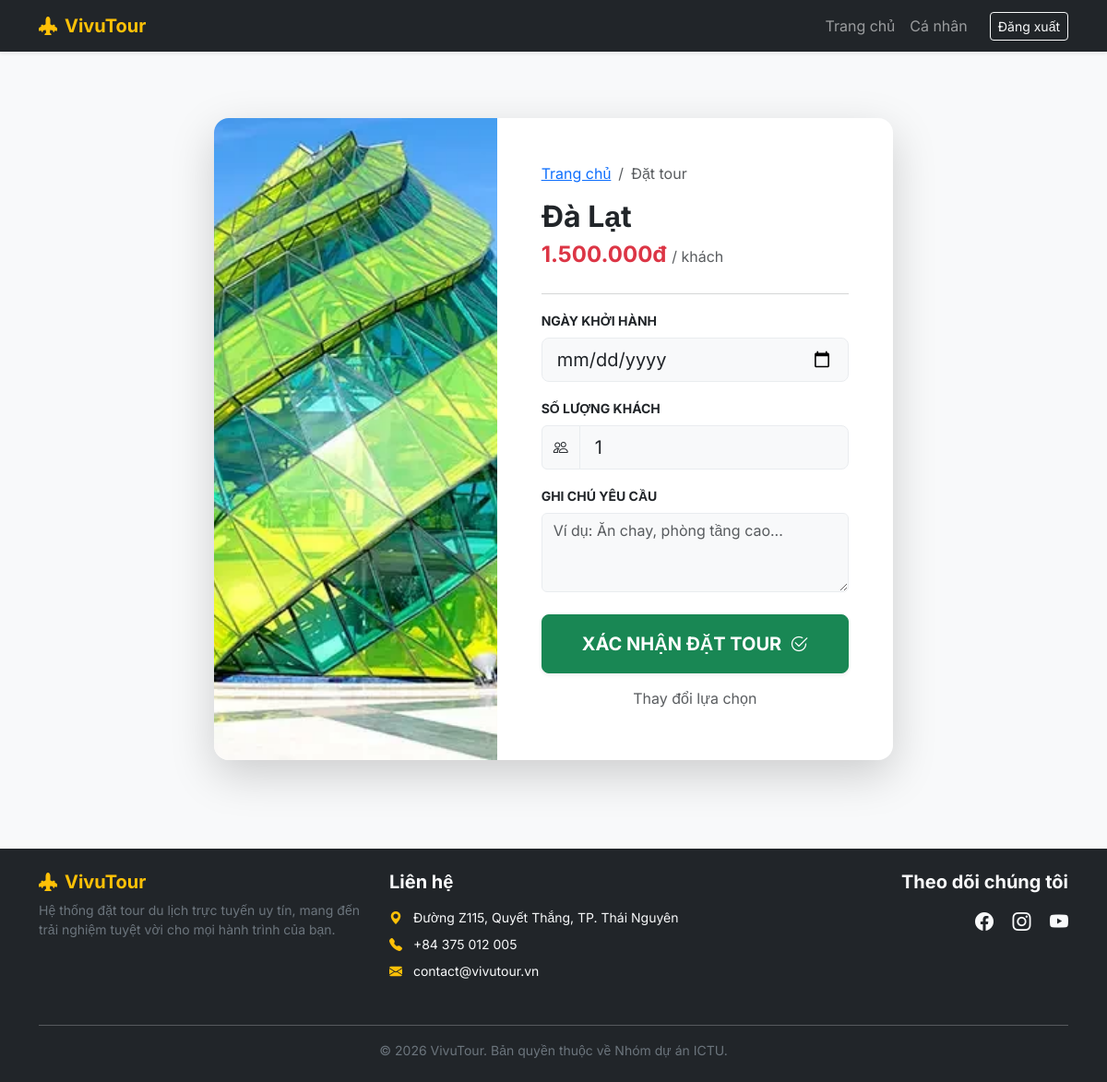
Page /book/2 (signed in) on the committed database.
### app.py (models this page shows)
class Tour(db.Model):
    id = db.Column(db.Integer, primary_key=True)
    name = db.Column(db.String(100), nullable=False)
    price = db.Column(db.String(50), nullable=False)
    image = db.Column(db.String(100), nullable=False)
    description = db.Column(db.Text)  # Cột này sẽ chứa nội dung chi tiết

### app.py (the view, shortened to what this page needs)
@app.route('/book/<int:tour_id>', methods=['GET', 'POST'])
@login_required
def booking(tour_id):
    tour = Tour.query.get_or_404(tour_id)
    return render_template('booking.html', tour=tour)

### app.py (called while the page is built)
@login_manager.user_loader
def load_user(user_id):
    return User.query.get(int(user_id))

### templates/booking.html
{% extends "base.html" %}
{% block content %}
<div class="row justify-content-center py-5">
    <div class="col-md-10 col-lg-8">
        <div class="card shadow-lg border-0 rounded-4 overflow-hidden">
            <div class="row g-0">
                <div class="col-md-5">
                    <img src="{{ url_for('static', filename='images/' + tour.image) }}"
                         class="img-fluid h-100"
                         style="object-fit: cover; min-height: 300px;"
                         alt="{{ tour.name }}"
                         onerror="this.src='https://via.placeholder.com/500x700?text=Du+Lịch'">
                </div>
                <div class="col-md-7">
                    <div class="card-body p-4 p-lg-5">
                        <nav aria-label="breadcrumb">
                            <ol class="breadcrumb small">
                                <li class="breadcrumb-item"><a href="/">Trang chủ</a></li>
                                <li class="breadcrumb-item active">Đặt tour</li>
                            </ol>
                        </nav>
                        <h2 class="fw-bold text-dark mb-1">{{ tour.name }}</h2>
                        <p class="text-danger fs-4 fw-bold mb-4">{{ tour.price }} <span class="text-muted fs-6 fw-normal">/ khách</span></p>
                        <hr class="text-muted opacity-25">
                        <form action="/book/{{ tour.id }}" method="POST">
                            <div class="mb-3">
                                <label class="form-label fw-bold small text-uppercase">Ngày khởi hành</label>
                                <input type="date" name="departure_date" class="form-control form-control-lg border-light-subtle bg-light" required>
                            </div>
                            <div class="mb-3">
                                <label class="form-label fw-bold small text-uppercase">Số lượng khách</label>
                                <div class="input-group">
                                    <span class="input-group-text bg-light border-light-subtle"><i class="bi bi-people"></i></span>
                                    <input type="number" name="guests" class="form-control form-control-lg border-light-subtle bg-light" min="1" max="20" value="1" required>
                                </div>
                            </div>
                            <div class="mb-4">
                                <label class="form-label fw-bold small text-uppercase">Ghi chú yêu cầu</label>
                                <textarea name="note" class="form-control border-light-subtle bg-light" rows="3" placeholder="Ví dụ: Ăn chay, phòng tầng cao..."></textarea>
                            </div>
                            <div class="d-grid gap-2">
                                {% if current_user.is_authenticated %}
                                    <button type="submit" class="btn btn-success btn-lg py-3 fw-bold rounded-3 shadow-sm">
                                        XÁC NHẬN ĐẶT TOUR <i class="bi bi-check2-circle ms-1"></i>
                                    </button>
                                {% else %}
                                    <a href="/login" class="btn btn-warning btn-lg py-3 fw-bold rounded-3 shadow-sm">
                                        ĐĂNG NHẬP ĐỂ ĐẶT TOUR
                                    </a>
                                {% endif %}
                                <a href="/" class="btn btn-link text-muted text-decoration-none">Thay đổi lựa chọn</a>
                            </div>
                        </form>
                    </div>
                </div>
            </div>
        </div>
    </div>
</div>
{% endblock %}

### templates/base.html (style rules this page uses)
body { font-family: 'Inter', sans-serif; background-color: #f8f9fa; }

### rows in the picture
Tour: image (picture), name "Đà Lạt", price "1.500.000đ"
